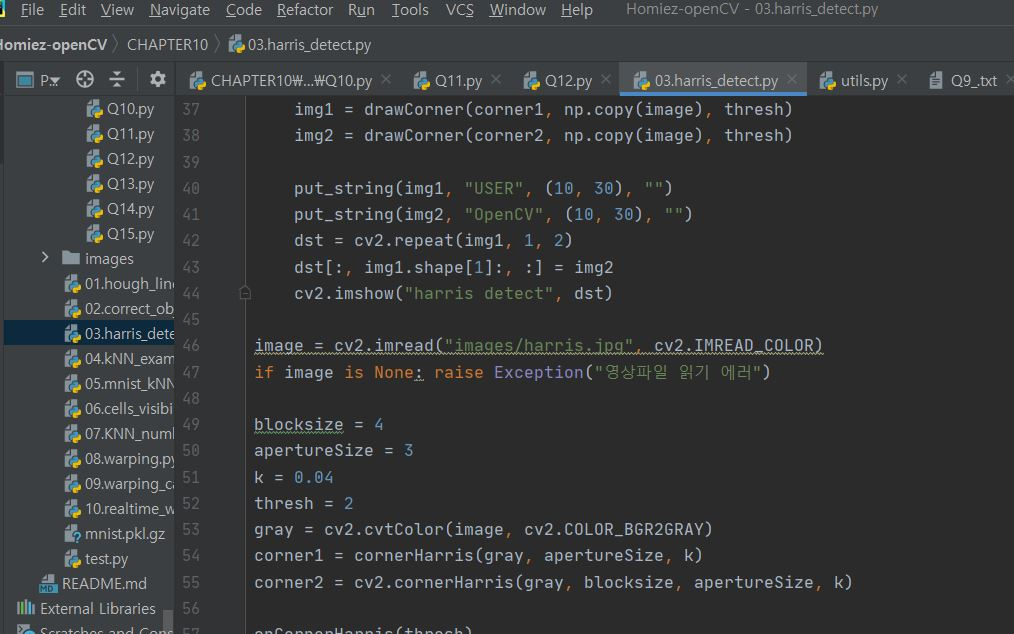
#> input picture CHAPTER10/images/harris.JPG, 1014 x 634 px, found by its file name
$ python 03.harris_detect.py   (older library calls are emulated)
#> lines starting #> are read from the running program, lines starting #| are printed output that depends on the picture
#> further down, image is the input picture: shape (634, 1014, 3); mean B, G, R 56.6, 55.5, 53.7
### CHAPTER4/Common/utils.py
import numpy as np
import cv2, time
# [13 lines left out: function print_matInfo, not called in this run]

def put_string(frame, text, pt, value, color=(120, 200, 90) ):
    text += str(value)
    shade = (pt[0] + 2, pt[1] + 2)
    font = cv2.FONT_HERSHEY_SIMPLEX
    cv2.putText(frame, text, shade, font, 0.7, (0, 0, 0), 2)
    cv2.putText(frame, text, pt, font, 0.7, color, 2)

### CHAPTER10/Hough Transform/03.harris_detect.py
import numpy as np, cv2
from Common.utils import put_string

def cornerHarris(image, ksize, k):
#> called with ksize = 3, k = 0.04
    dx = cv2.Sobel(image, cv2.CV_32F, 1, 0, ksize)
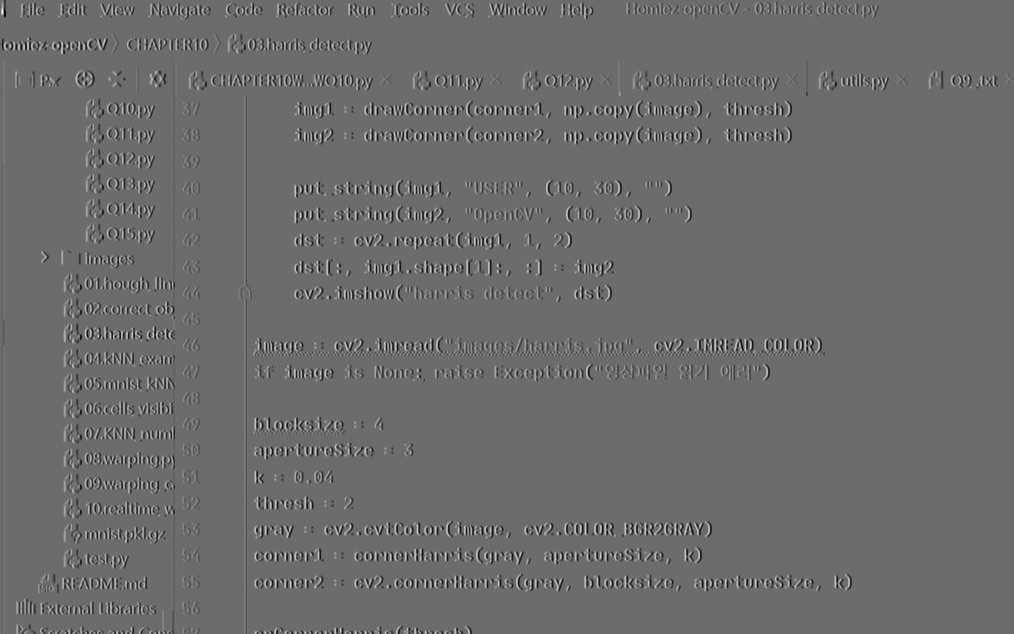
#> dx: shape (634, 1014) float32; min -671, max 904, mean -0.1; drawn with min black and max white
    dy = cv2.Sobel(image, cv2.CV_32F, 0, 1, ksize)
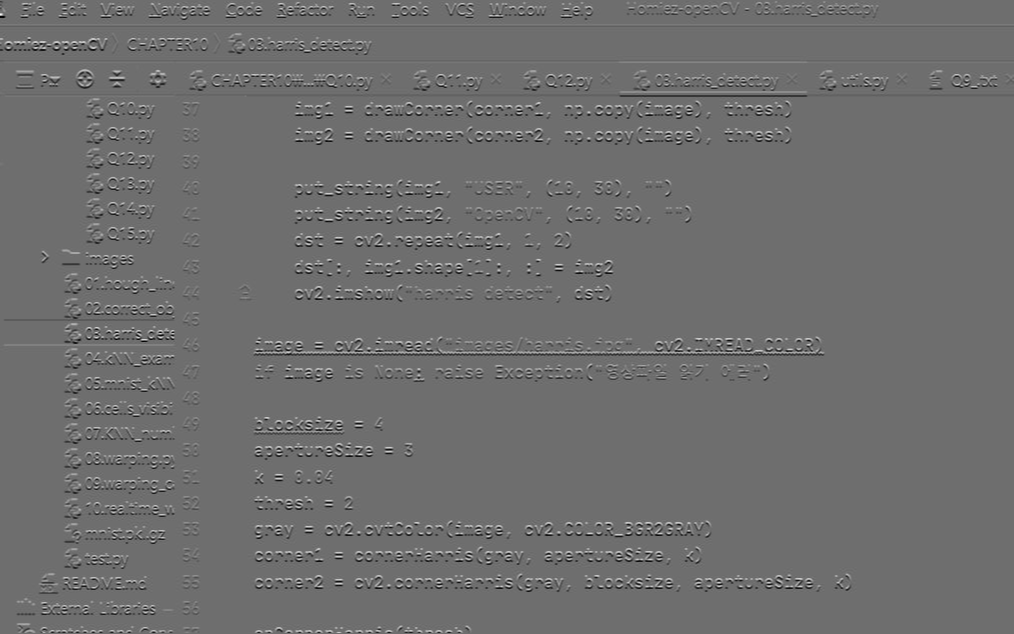
#> dy: shape (634, 1014) float32; min -654, max 854, mean 0; drawn with min black and max white

    a = cv2.GaussianBlur(dx * dx, (5, 5,), 0)
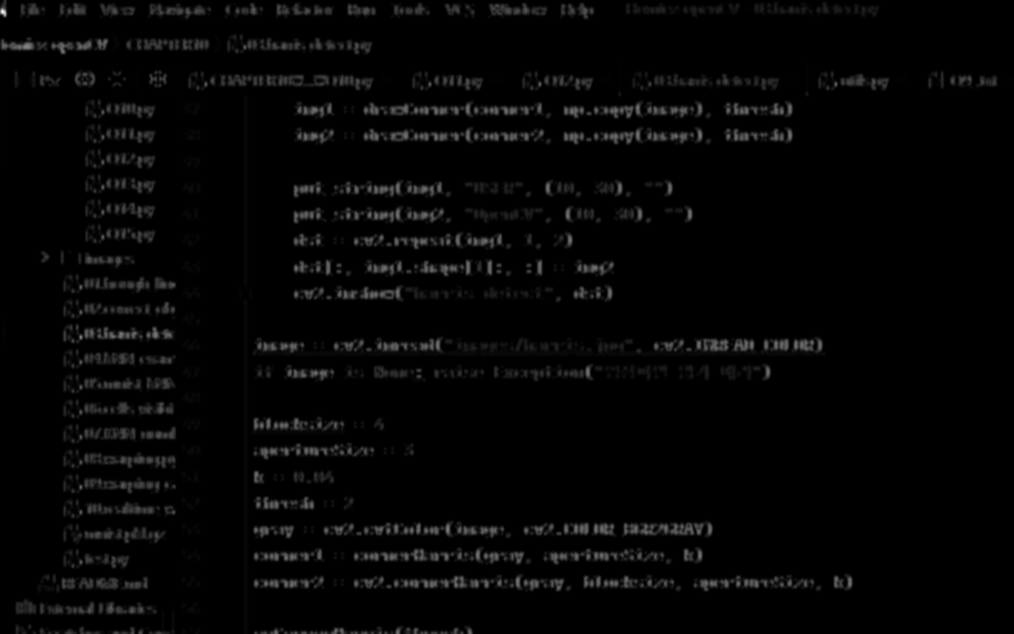
#> a: shape (634, 1014) float32; min 0, max 375389.6, mean 7956.2; drawn with min black and max white
    b = cv2.GaussianBlur(dy * dy, (5, 5), 0)
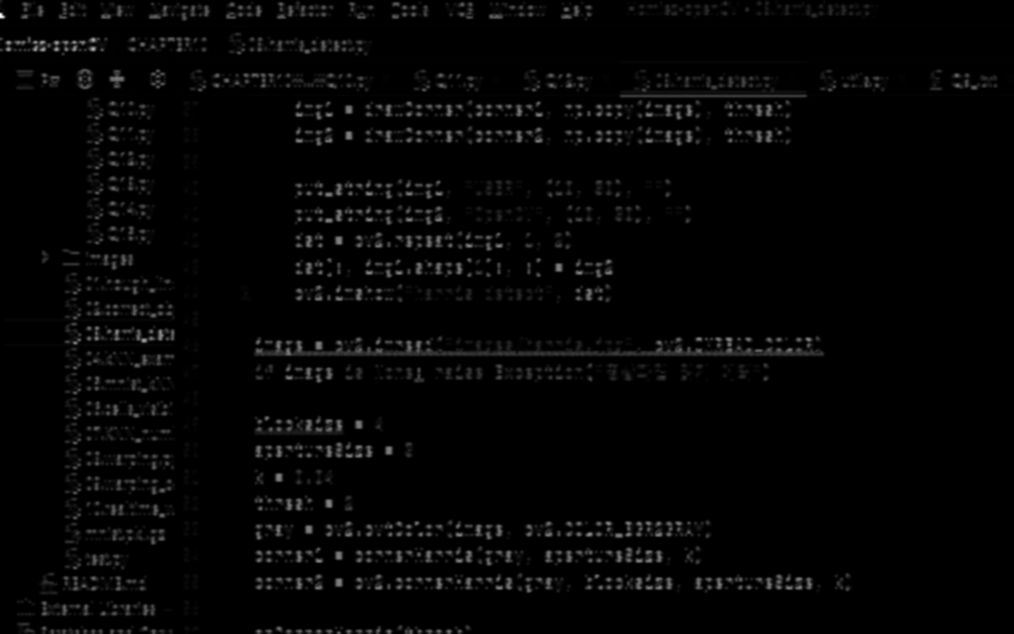
#> b: shape (634, 1014) float32; min 0, max 311633.3, mean 6370; drawn with min black and max white
    c = cv2.GaussianBlur(dx * dy, (5, 5), 0)
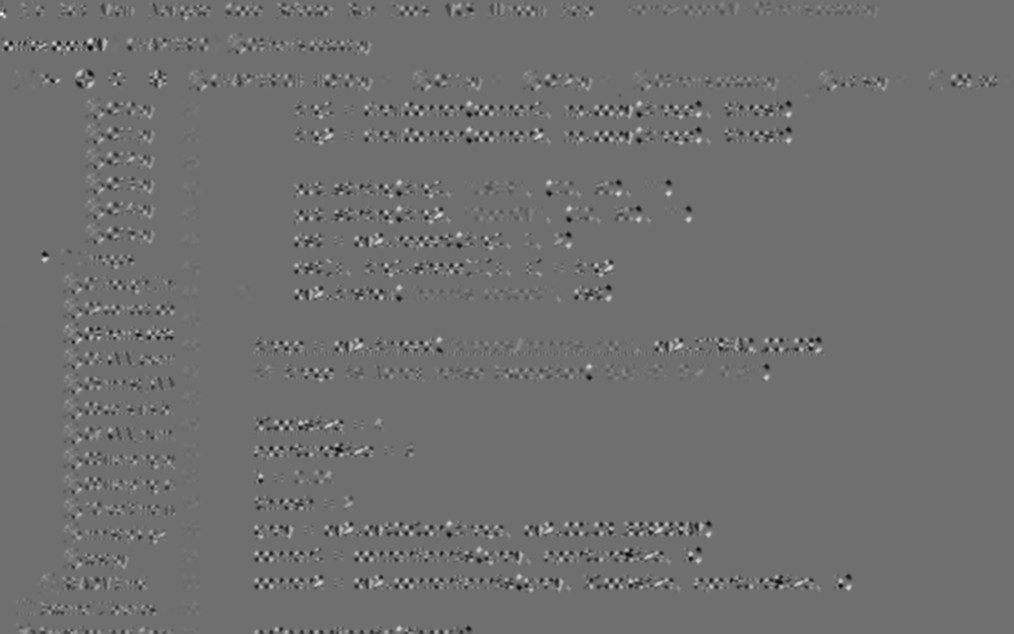
#> c: shape (634, 1014) float32; min -67055.8, max 85745, mean -0.8; drawn with min black and max white

    corner = (a * b - c**2) - k * (a + b)**2
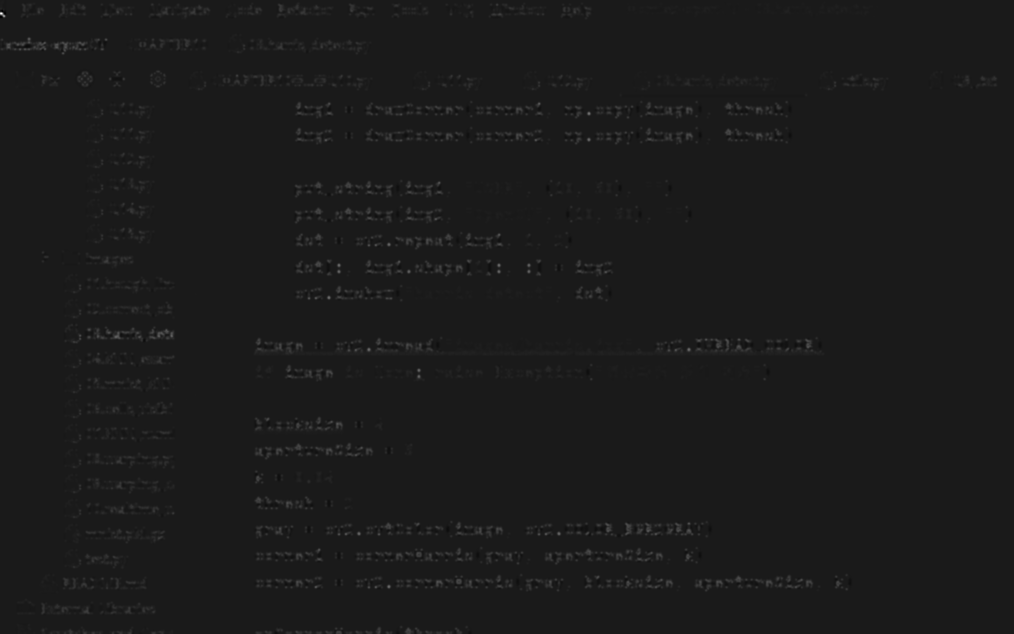
#> corner: shape (634, 1014) float32; min -2.55e+09, max 2.22e+10, mean 96137608; drawn with min black and max white
    return corner

def drawCorner(corner, image, thresh):
#> called with thresh = 2
    cnt = 0
    corner = cv2.normalize(corner, 0, 100, cv2.NORM_MINMAX)
    corners = []
    for i in range(1, corner.shape[0]-1):
        for j in range(1, corner.shape[1]-1):
            neighbor = corner[i-1:i+2, j-1:j+2].flatten()
            max = np.max(neighbor[1::2])
            if thresh < corner[i, j] > max: corners.append((j, i))
#> after the loop, corners = [(1, 13), (3, 15), (4, 16), (589, 113), (588, 139), (388, 244), (339, 265), (499, 265), (338, 271), (498, 271), (328, 297), (368, 349), (688, 349), (418, 370), (388, 586)]

    for pt in corners:
        cv2.circle(image, pt, 3, (0, 230, 0), -1)
#> this loop made 15 passes
    print("임계값: %2d, 코너 계수: %2d" % (thresh, len(corners)))
#| 임계값:  2, 코너 계수: 15
    return image

def onCornerHarris(thresh):
    img1 = drawCorner(corner1, np.copy(image), thresh)
    img2 = drawCorner(corner2, np.copy(image), thresh)
#> the loop in drawCorner (call 2), `for pt in corners:` made 4 passes
#> pt on passes 1 to 4: (3, 15), (4, 16), (57, 46), (589, 114)
#| 임계값:  2, 코너 계수:  4

    put_string(img1, "USER", (10, 30), "")
#> in put_string, `font = cv2.FONT_HERSHEY_SIMPLEX`: font = 0
    put_string(img2, "OpenCV", (10, 30), "")
    dst = cv2.repeat(img1, 1, 2)
    dst[:, img1.shape[1]:, :] = img2
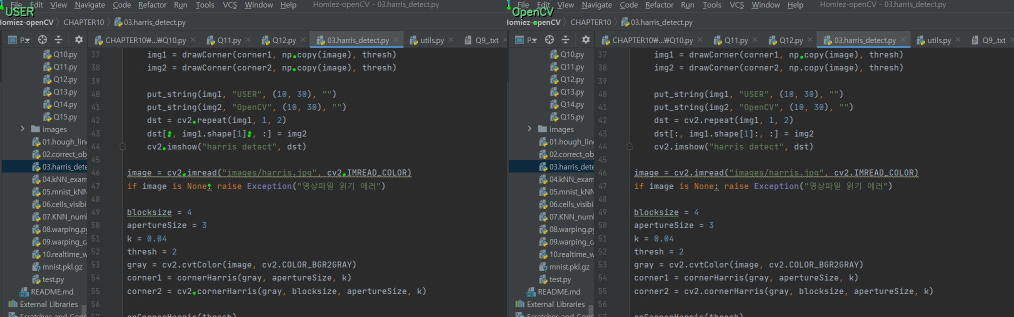
#> dst: shape (634, 2028, 3) (shown at 1/2 size); mean of channels 0, 1, 2 56.6, 55.7, 53.7; drawn as B, G, R
    cv2.imshow("harris detect", dst)

image = cv2.imread("images/harris.jpg", cv2.IMREAD_COLOR)
if image is None: raise Exception("영상파일 읽기 에러")

blocksize = 4
apertureSize = 3
k = 0.04
thresh = 2
gray = cv2.cvtColor(image, cv2.COLOR_BGR2GRAY)
corner1 = cornerHarris(gray, apertureSize, k)
corner2 = cv2.cornerHarris(gray, blocksize, apertureSize, k)

onCornerHarris(thresh)
cv2.createTrackbar("Threshold", "harris detect", thresh, 20, onCornerHarris)
cv2.waitKey(0)

$ run again, with CHAPTER10/images/chessboard_01.JPG copied over CHAPTER10/images/harris.JPG
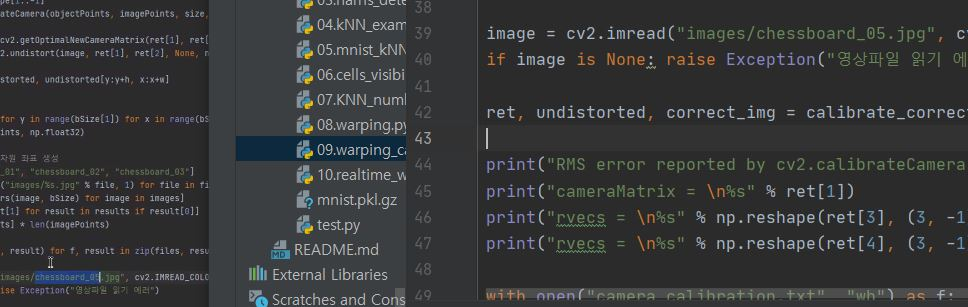
#> input picture CHAPTER10/images/chessboard_01.JPG, 968 x 307 px, found by its file name
#> image is the input picture: shape (307, 968, 3); mean B, G, R 56.5, 55.6, 54
#> `corner2 = cv2.cornerHarris(gray, blocksize, apertureSize, k)`:
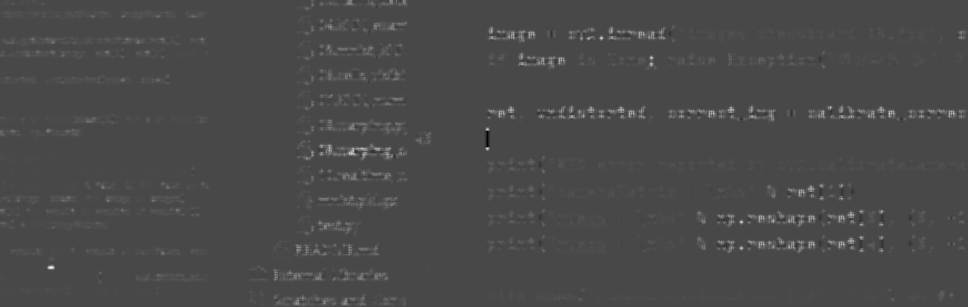
#> corner2: shape (307, 968) float32; min -0.0035, max 0.00881, mean 9.31e-05; drawn with min black and max white
#> after the loop in drawCorner, `for i in range(1, corner.shape[0]-1):`: corners = 65 pairs, first value 48 to 953, second value 31 to 267
#> the loop in drawCorner, `for pt in corners:` made 65 passes
#> pt on passes 1 to 8: (490, 31), (610, 31), (512, 32), (529, 32), (639, 32), (652, 32), (512, 35), (600, 37)
#| 임계값:  2, 코너 계수: 65
#> the loop in drawCorner (call 2), `for pt in corners:` made 177 passes
#> pt on passes 1 to 3: (491, 31), (611, 31), (513, 32)
#| 임계값:  2, 코너 계수: 177
#> font = 0
#> in onCornerHarris, `dst[:, img1.shape[1]:, :] = img2`:
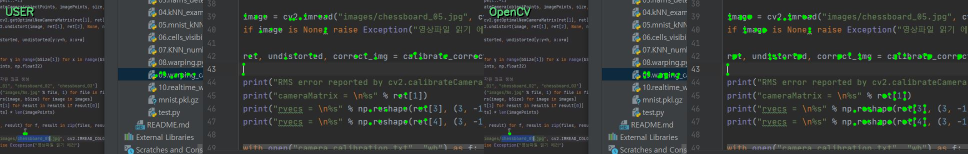
#> dst: shape (307, 1936, 3) (shown at 1/2 size); mean of channels 0, 1, 2 55.8, 57, 53.3; drawn as B, G, R
